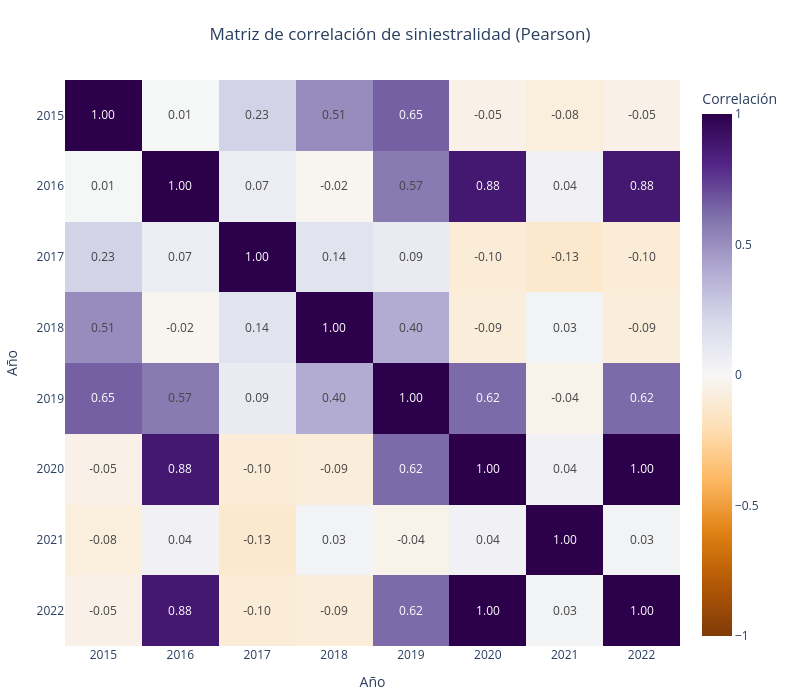

Source (notebook cell):
### Markdown cell above
## 3.2.2. Correlaciones entre años: Pearson y Spearman

Primero revisamos Pearson, que mide relaciones lineales y puede ser muy sensible a valores extremos. Después comparamos con Spearman, que utiliza los rangos de las observaciones.

**Estas matrices son un diagnóstico de las variables, no las matrices de distancia de los conglomerados.** Para la agrupación usaremos distancia euclidiana sobre los factores de cada perfil.

### Code cell
# --------------------------------------------
# Matriz de correlación de siniestralidad
# --------------------------------------------

# Base para correlación
X = df_34_pivot.fillna(0).copy()

# Renombrar columnas para que solo aparezca el año
X.columns = [col.replace("fs_", "") for col in X.columns]

# Calcular matriz de correlación
correlation_matrix = X.corr().round(2)

# Heatmap
heatmap_fig = px.imshow(
    correlation_matrix,
    text_auto=".2f",
    color_continuous_scale="PuOr",   # mejor para correlaciones
    zmin=-1,                           # mínimo teórico de correlación
    zmax=1,                            # máximo teórico de correlación
    aspect="auto",
    title="Matriz de correlación de siniestralidad (Pearson)",
)

# Ajustes visuales
heatmap_fig.update_layout(
    width=800,
    height=700,
    title_x=0.5,
    xaxis_title="Año",
    yaxis_title="Año",
    margin=dict(l=40, r=40, t=80, b=40),
    coloraxis_colorbar=dict(title="Correlación")
)

heatmap_fig.update_xaxes(tickangle=0)
heatmap_fig.update_yaxes(autorange="reversed")

heatmap_fig.show()

### Figure 1 — Plotly figure (JSON) as saved in the notebook; plotly's stock layout.template omitted (floating-point values rounded to 4 significant figures)
{"data": [{"coloraxis": "coloraxis", "hovertemplate": "x: %{x}<br>y: %{y}<br>color: %{z}<extra></extra>", "name": "0", "texttemplate": "%{z:.2f}", "type": "heatmap", "x": ["2015", "2016", "2017", "2018", "2019", "2020", "2021", "2022"], "xaxis": "x", "y": ["2015", "2016", "2017", "2018", "2019", "2020", "2021", "2022"], "yaxis": "y", "z": [[1.0, 0.01, 0.23, 0.51, 0.65, -0.05, -0.08, -0.05], [0.01, 1.0, 0.07, -0.02, 0.57, 0.88, 0.04, 0.88], [0.23, 0.07, 1.0, 0.14, 0.09, -0.1, -0.13, -0.1], [0.51, -0.02, 0.14, 1.0, 0.4, -0.09, 0.03, -0.09], [0.65, 0.57, 0.09, 0.4, 1.0, 0.62, -0.04, 0.62], [-0.05, 0.88, -0.1, -0.09, 0.62, 1.0, 0.04, 1.0], [-0.08, 0.04, -0.13, 0.03, -0.04, 0.04, 1.0, 0.03], [-0.05, 0.88, -0.1, -0.09, 0.62, 1.0, 0.03, 1.0]]}], "layout": {"coloraxis": {"autocolorscale": false, "cmax": 1, "cmin": -1, "colorbar": {"title": {"text": "Correlación"}}, "colorscale": [[0, "rgb(127,59,8)"], [0.1, "rgb(179,88,6)"], [0.2, "rgb(224,130,20)"], [0.3, "rgb(253,184,99)"], [0.4, "rgb(254,224,182)"], [0.5, "rgb(247,247,247)"], [0.6, "rgb(216,218,235)"], [0.7, "rgb(178,171,210)"], [0.8, "rgb(128,115,172)"], [0.9, "rgb(84,39,136)"], [1, "rgb(45,0,75)"]]}, "height": 700, "margin": {"b": 40, "l": 40, "r": 40, "t": 80}, "title": {"text": "Matriz de correlación de siniestralidad (Pearson)", "x": 0.5}, "width": 800, "xaxis": {"anchor": "y", "domain": [0, 1], "tickangle": 0, "title": {"text": "Año"}}, "yaxis": {"anchor": "x", "autorange": "reversed", "domain": [0, 1], "title": {"text": "Año"}}}}
